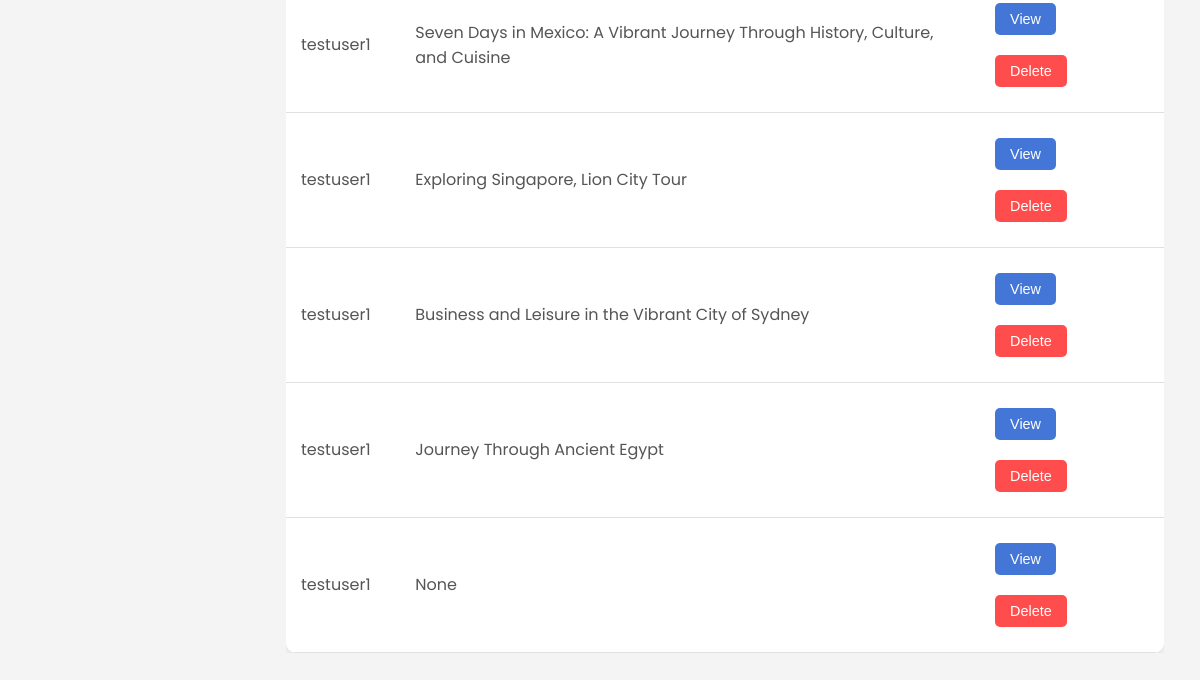
The app's page /posts_admin (lower part), older data.
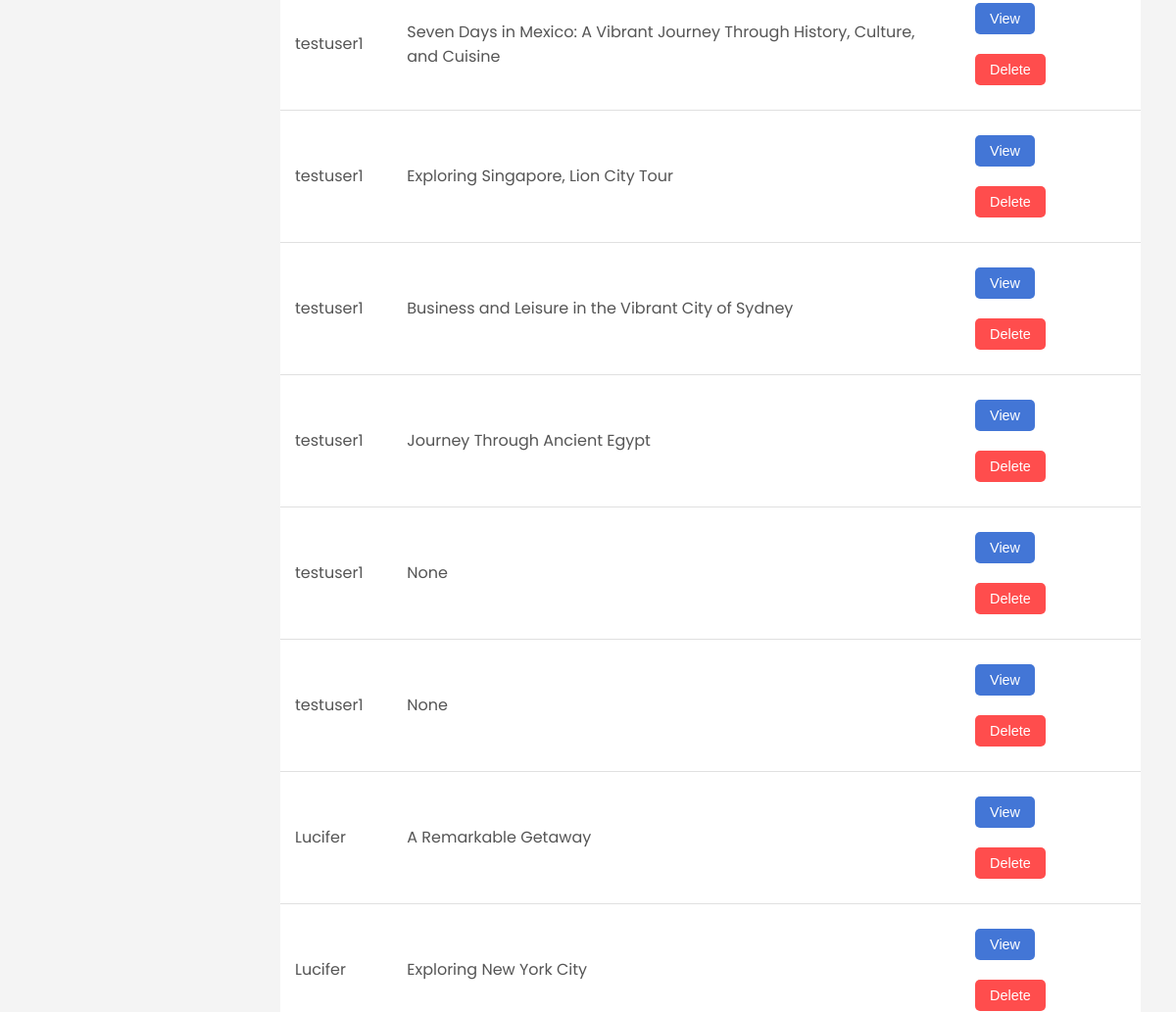
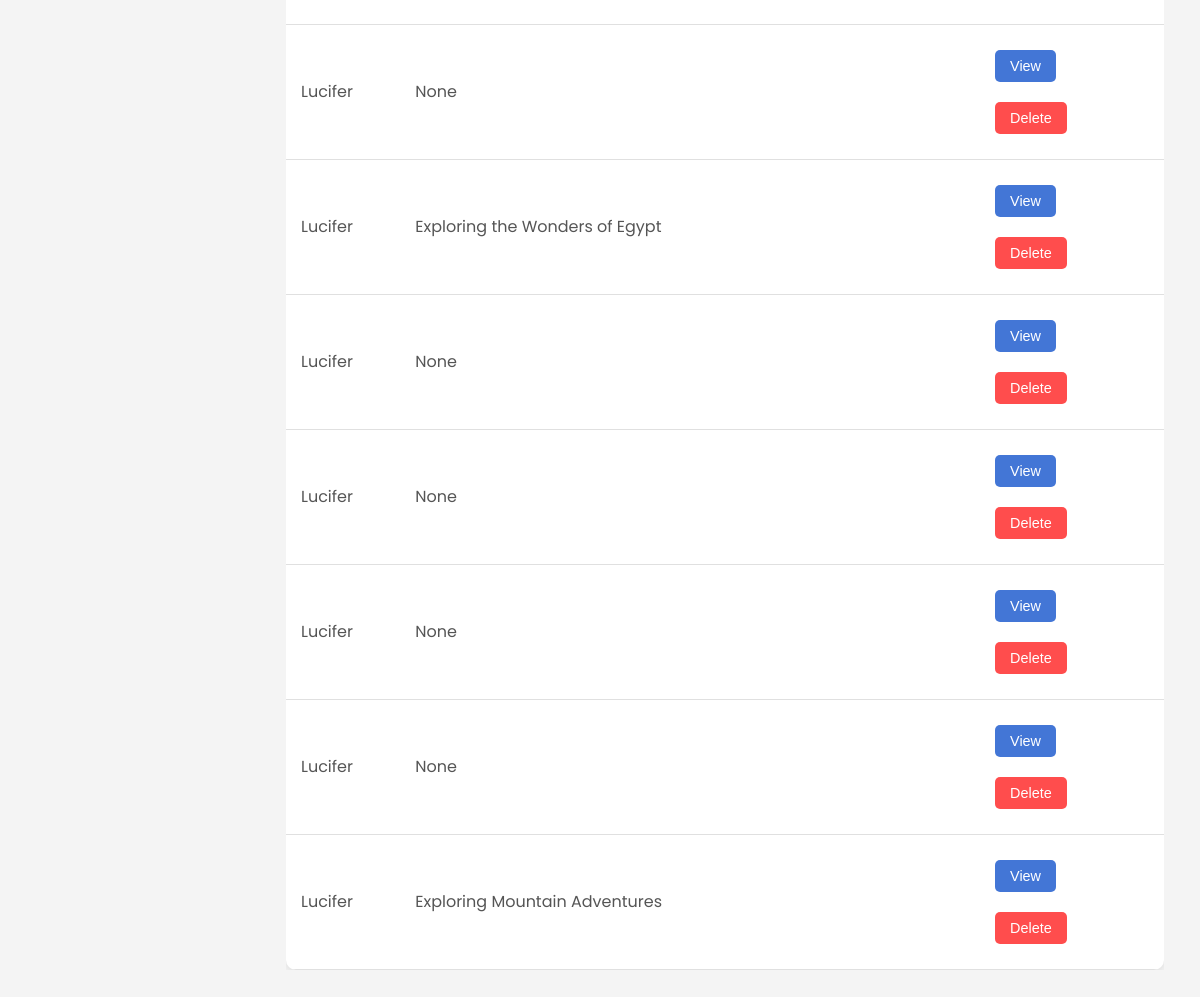
The same page, newer data (2 pictures, top to bottom).
### app/models.py (models this page shows)
class User(db.Model, UserMixin):
    id = db.Column(db.Integer, primary_key=True)
    username = db.Column(db.String(80), unique=True, nullable=False)
    password = db.Column(db.String(80), nullable=False)
    email = db.Column(db.String(120), unique=True, nullable=False)
    phone_number = db.Column(db.Integer, unique=True, nullable=False)
    profile_pic = db.Column(db.String(120), nullable=False, default='profile.jpg')

class Post(db.Model):
    id = db.Column(db.Integer, primary_key=True)
    title = db.Column(db.String(255), nullable=True)
    location = db.Column(db.String(255), nullable=True)
    category = db.Column(db.String(255), nullable=True)
    duration = db.Column(db.String(255), nullable=True)
    tips = db.Column(db.String(255), nullable=True)
    user_id = db.Column(db.Integer, db.ForeignKey('user.id'), nullable=True)
    status=db.Column(db.String, nullable=False, default='draft')
    content = db.Column(db.String, nullable=False)
    flagged = db.Column(db.Boolean, nullable=False,default=False)
    sexuality = db.Column(db.String(255), nullable=False,default=False)
    violence = db.Column(db.String(255), nullable=False,default=False)
    harassment = db.Column(db.String(255), nullable=False,default=False)
    illicit = db.Column(db.String(255), nullable=False,default=False)
    self_harm = db.Column(db.String(255), nullable=False,default=False)
    hate = db.Column(db.String(255), nullable=False,default=False)

### app/admin_routes.py (the view)
@app.route('/posts_admin')
def posts_admin():
    posts = (
        db.session.query(User, Post)
        .join(Post, User.id == Post.user_id)
        .filter(Post.status != 'flagged')  # Exclude trashed posts
        .all()
    )
    return render_template('adminPages/posts.html', posts=posts)

### app/templates/adminPages/posts.html (shortened to what this page needs)
{% extends 'adminPages/adminhome.html' %}
{% block head %}
    <link rel="stylesheet" href="{{ url_for('static', filename='css/admin.css') }}">
    <link rel="stylesheet" href="{{ url_for('static', filename='css/posts_admin.css') }}">
{% endblock %}
{% block body %}
    <div class="users-page">
        <div class="users-table-container">
            <table class="users-table">
                <tbody>
                {% if posts %}
                    {% for user,post in posts %}
                    <tr>
                        <td>{{ user.username }}</td>
                        <td>{{ post.title }}</td>
                        <td>
                            <button class="action-btn">View</button>
                            <form action="{{ url_for('delete_admin', post_id=post.id) }}" method="post" style="display:inline;">
                                <button type="submit" class="action-btn delete-btn">Delete</button>
                            </form>
                        </td>
                    </tr>
                    {% endfor %}
                {% else %}
                     <tr>
                        <td>No results found</td>
                    </tr>
                {% endif %}
                </tbody>
            </table>
        </div>
    </div>
{% endblock %}

Row changes from the older to the newer data that the page shows:
now on one of the page's lists (row unchanged): User: username "testuser1", title "None"
added User: username "Lucifer", title "A Remarkable Getaway", title "Exploring New York City", title "None", title "Exploring the Wonders of Egypt", title "Exploring Mountain Adventures"
